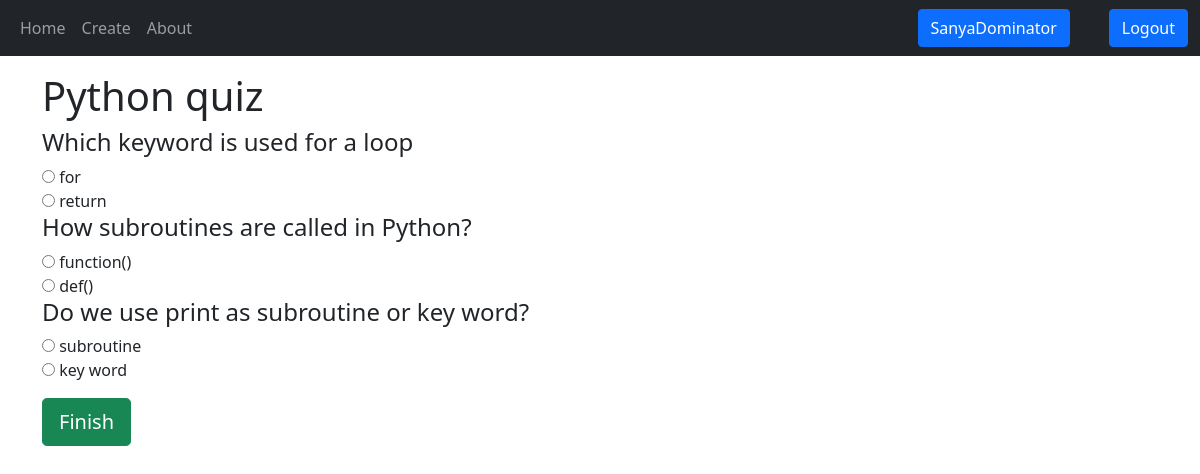
Screenshot of /play/20/ (signed in) with the database file from the repository.
### quiz/models.py (models this page shows, shortened)
class Quiz(models.Model):
    user = models.ForeignKey(User, on_delete=models.CASCADE)
    quiz_name = models.CharField(max_length=200)
    '''
    def getUsername(self):
        return self.user.username
    username = getUsername
    quiz_image = models.ImageField(upload_to=f'user_images/{username}/{quiz_name}/')
    '''
    pub_date = models.DateTimeField('Publication date')

class Question(models.Model):
    quiz = models.ForeignKey(Quiz, on_delete=models.CASCADE)
    question_text = models.CharField(max_length=200)

class Answer(models.Model):
    question = models.ForeignKey(Question, on_delete=models.CASCADE)
    answer_text = models.CharField(max_length=200)
    points = models.IntegerField(default=0)

### quiz/views.py (the view)
# urls.py: path('play/<int:quiz_id>/', views.play, name='play'),
def play(request, quiz_id):
    quiz = Quiz.objects.get(pk=quiz_id)
    question_list = quiz.question_set.all()
    return render(request, 'quiz/play.html', context={"quiz": quiz, "question_list": question_list})

### quiz/templates/quiz/play.html (shortened to what this page needs)
<!DOCTYPE html>
<html lang="en">
<head>
    <link href="https://cdn.jsdelivr.net/npm/bootstrap@5.1.2/dist/css/bootstrap.min.css" rel="stylesheet">
</head>
<body>
 <nav class="navbar navbar-expand-sm bg-dark navbar-dark">
        <div class="container-fluid">
            <ul class="navbar-nav">
                <li class="nav-item">
                    <a class="nav-link" href="{% url 'quiz:index' %}">Home</a>
                </li>
                <li class="nav-item">
                    <a class="nav-link" href="{% url 'quiz:create' %}">Create</a>
                </li>
                <li class="nav-item">
                    <a class="nav-link" href="{% url 'quiz:about' %}">About</a>
                </li>
            </ul>
            <div class="d-flex">
                {% if user.is_authenticated %}
                    <li class="nav-item">{
                        <a class="btn btn-primary mx-3" href="{% url 'quiz:profile' user.id%}">{{ user.get_username }}</a></li>
                    <li class="nav-item">
                        <a class="btn btn-primary" href="{% url 'logout'%}?next={{request.path}}">Logout</a>
                    </li>
                {% endif %}
                </div>
        </div>
    </nav>
<div class="container my-3">
    {% if user.is_authenticated %}
        <h1>{{ quiz.quiz_name }}</h1>
        <div id="question_list">
        <form action="{% url 'quiz:result' quiz.id%}" method="post">
            {% for question in question_list %}
                <h4>{{ question.question_text }}</h4>
                {% for answer in question.answer_set.all %}
                    <input type="radio" name="answer{{ question.id }}" id="answer{{ question.id }}-{{ forloop.counter }}" value="{{ answer.id }}">
                    <label for="answer{{ question.id }}-{{ forloop.counter }}">{{ answer.answer_text }}</label><br>
                {% endfor %}
            {% endfor %}
        <input type="submit" value="Finish" class="btn btn-lg btn-success mt-3">
        </form>
    {% else %}
        <h1>Login firstly and then play :)</h1>
    {% endif %}
    </div>
</div>
</body>
</html>

### rows the page displays
Quiz: quiz_name "Python quiz"
Question: question_text "Which keyword is used for a loop"
Answer: answer_text "for"
Answer: answer_text "return"
Question: question_text "How subroutines are called in Python?"
Answer: answer_text "function()"
Answer: answer_text "def()"
Question: question_text "Do we use print as subroutine or key word?"
Answer: answer_text "subroutine"
Answer: answer_text "key word"

### other values shown
{{ user.get_username }} "SanyaDominator"
